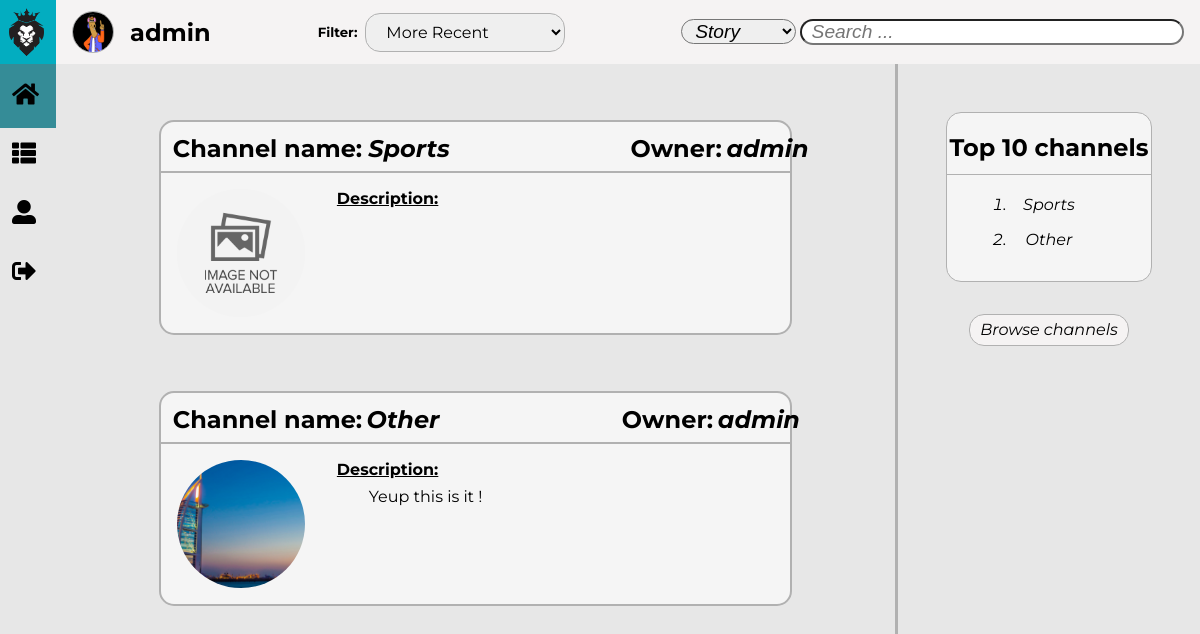
The app's page /pages/subscriptions.php (signed in) with its own data.
### tables this page shows
CREATE TABLE Channel(
    name TEXT NOT NULL PRIMARY KEY,
    owner TEXT NOT NULL REFERENCES User(username),
    description TEXT      
);

### pages/subscriptions.php (called while the page is built, shortened)
<?php
    include_once('../includes/functions.php');
    include_once('../templates/tpl_common.php');
    include_once('../templates/tpl_subscriptions.php');
    include_once('../database/db_channel.php');
    $username = isset($_GET['username']) ? htmlentities($_GET['username']) : $_SESSION['username'];
    $show = isset($_GET['show']) ? htmlentities($_GET['show']) : 'all';
    $channels = get_user_subscriptions($username);
    if($show === 'all') {
      $channels = get_all_channels();
    }
    draw_user_subscriptions(htmlentities_all($channels));
?>

### database/db_channel.php (called while the page is built, shortened)
<?php
  include_once('../includes/functions.php');
    function get_all_channels() {
        $db = Database::instance()->db();
        $stmt = $db->prepare('SELECT * FROM Channel');
        $stmt->execute(array());
        return $stmt->fetchall();
    }
?>

### includes/functions.php (called while the page is built, shortened)
<?php function get_image($default, $directory, $folder, $element) {
    $image = $default;
    $extensions = ['jpg', 'png', 'gif'];
    for($index = 0; $index < count($extensions); $index++) {
        if(file_exists($directory . $element . '.' . $extensions[$index])) {
            $image = $folder . $element . '.' . $extensions[$index];
            break;
        }
    }
    return $image;
} ?>

### templates/tpl_subscriptions.php (the view, shortened to what this page needs)
<?php function draw_user_subscriptions($subscriptions) {
    ?>
    <div id="masterSubscriptions">
        <section id="subscriptions">
            <form method="get" action="../pages/channel.php">
                <?php foreach($subscriptions as $subscription) {
                    ?>
                    <article id="<?= $subscription['name'] ?>" class="subscriptionArticle">
                        <header id="subscriptionHeader">
                            <div>
                                <div>
                                    <p>Channel name:</p><h1><?= $subscription['name'] ?></h1>
                                </div>
                                <div>
                                    <p>Owner:</p><h1><?= $subscription['owner'] ?></h1>
                                </div>
                            </div>
                            <div>
                                <img id="asideIMG" src="../resources/images/<?= get_image('default/defaultChannel.png', '../resources/images/channels/', 'channels/', sha1($subscription['name'])) ?>" alt="Channel Image">
                                <div id="channelDescription">
                                    <h1>Description:</h1><p><?= $subscription['description'] ?></p>
                                </div>
                            </div>
                        </header>
                    </article>
                <?php } ?>
            </form>
        </section>
    </div>
<?php } ?>

### css/common.css (style rules this page uses)
:root { --background-color: rgb(231, 231, 231); --background-header-color: rgb(3, 173, 192); --background-menu-color: rgb(53, 140, 151); --background-toolBar-color: rgb(245, 243, 243); --site-name-color: white; --site-name-font: 'Exo', sans-serif; --menu-color: white; --menu-icons-color: black; --menu-font: 'Montserrat', sans-serif; --toolBar-font: 'Montserrat', sans-serif; --toolBar-info-font-size: 1.5em; --toolBar-filter-font-size: 1em; --border-color: rgb(177, 177, 177); --messages-font: 'Montserrat', sans-serif; --success-fg-color: rgb(86, 155, 13); --error-fg-color: rgb(218, 2, 13); }
body { margin: 0em; display: grid; height: 100%; overflow: hidden; grid-template-columns: auto 5.5fr 2fr; grid-template-rows: 4em 100%; grid-template-areas: "header toolBar toolBar" "menu content aside"; background-color: var(--background-color); }

### css/subscriptions.css (style rules this page uses)
:root { --background-color: rgb(231, 231, 231); --background-story-color: whitesmoke; --story-title-font: 'Montserrat', sans-serif; --story-header-font: 'Montserrat', sans-serif; --story-text-font: 'Montserrat', sans-serif; --border-color: rgb(177, 177, 177); }
#masterSubscriptions { grid-area: content; width: 100%; height: 100%; overflow: hidden; }
#subscriptions { margin: 0%; width: 100%; max-height: 95%; overflow-y: auto; padding-right: 20px; }
#subscriptions > form article { margin: 3.5em auto; width: 75%; height: auto; border-radius: 15px; border: solid var(--border-color) 2px; background-color: var(--background-story-color); transition: 0.1s; }
#subscriptionHeader > div:first-child { justify-content: space-between; display: flex; padding-bottom: 0.5em; border-bottom: solid var(--border-color) 2px; }
#subscriptionHeader > div:first-child * { justify-content: space-between; display: flex; padding-right: 1em; }
#subscriptionHeader > div:first-child div:first-child p { margin: 0em; padding: 0.5em 0em 0em 0.5em; width: 15em; padding-top: 0.5em; font-weight: bold; font-size: 1.5em; font-family: var(--story-text-font); }
#subscriptionHeader > div:first-child div:last-child p { margin: 0em; padding: 0.5em 0em 0em 0em; width: 3em; padding-top: 0.5em; padding-right: 1em; font-weight: bold; font-size: 1.5em; font-family: var(--story-text-font); }
#subscriptionHeader > div:first-child h1 { margin: 0em; padding: 0.5em 0em 0em 0em; width: 100%; height: auto; font-family: var(--story-title-font); font-size: 1.5em; font-style: italic; }
#subscriptionHeader > div:last-child { justify-content: flex-start; display: flex; }
#subscriptionHeader > div > img { margin: 0em; padding: 1em; width: 8em; height: 8em; border-radius: 50%; object-fit: cover; }
#channelDescription { margin: 0em; padding: 1em 1em 1em 1em; max-width: 100%; font-family: var(--story-text-font); }
#channelDescription > h1 { padding: 0em; margin: 0em; font-weight: bold; text-decoration: underline; font-size: 1em; }
#channelDescription > p { position: relative; padding-top: 0.5em; padding-right: 1em; margin: 0em; text-indent: 2em; text-align: justify; line-height: 1.2em; }

### css/general_aside.css (style rules this page uses)
:root { --background-color: rgb(231, 231, 231); --background-story-color: whitesmoke; --story-text-font: 'Montserrat', sans-serif; --aside-img-font-size: 15em; --aside-username-font: 'Exo', sans-serif; --aside-username-font-size: 2em; --aside-text-font: 'Montserrat', sans-serif; --aside-button-font-size: 1em; --aside-button-background-color: rgb(245, 243, 243); --aside-button-background-color-hover: rgb(3, 173, 192); --success-fg-color: rgb(86, 155, 13); --error-fg-color: rgb(218, 2, 13); --border-color: rgb(177, 177, 177); }

### records on screen
channel: name "Sports", owner "admin", shows a picture
channel: name "Other", owner "admin", shows a picture, description "Yeup this is it !"

### other values on screen
$username "admin"
$channel['channelName'] "Sports"
$channel['channelName'] "Other"
